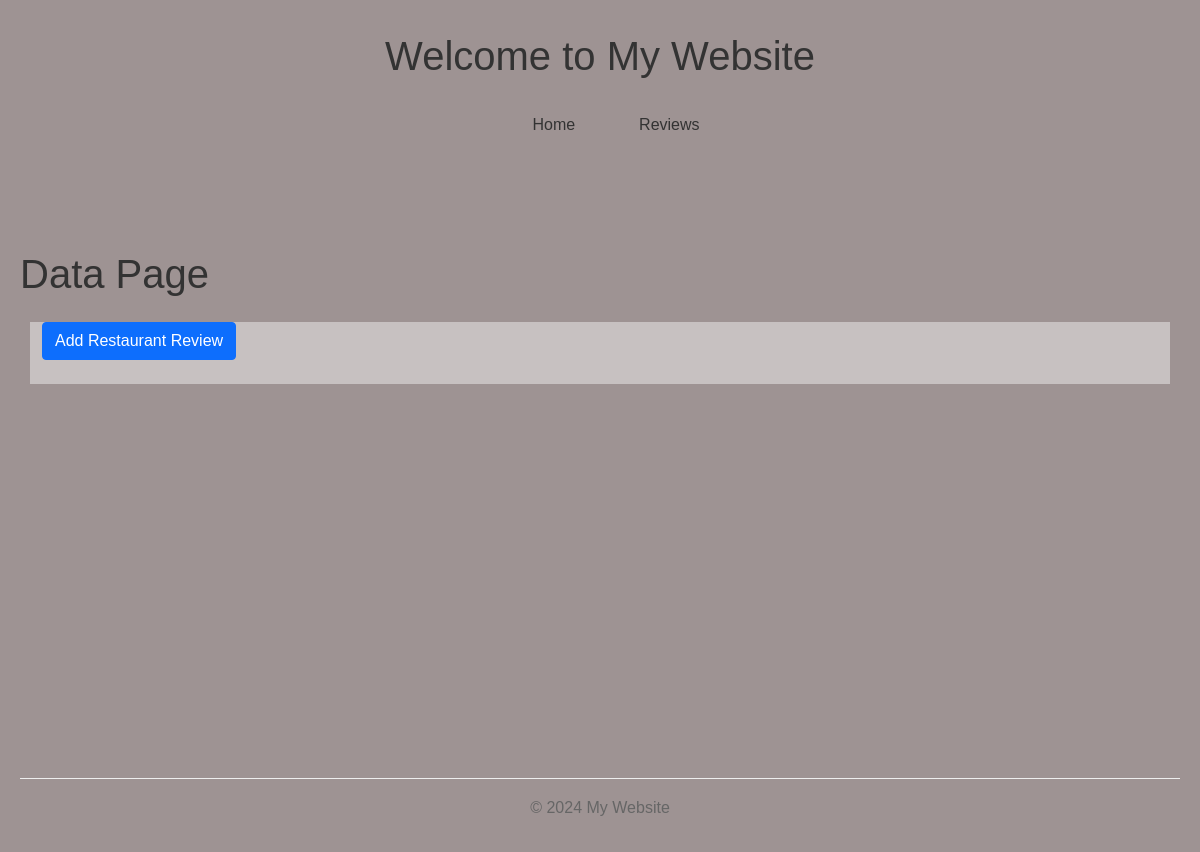
/data, run on an earlier commit of the app's database.
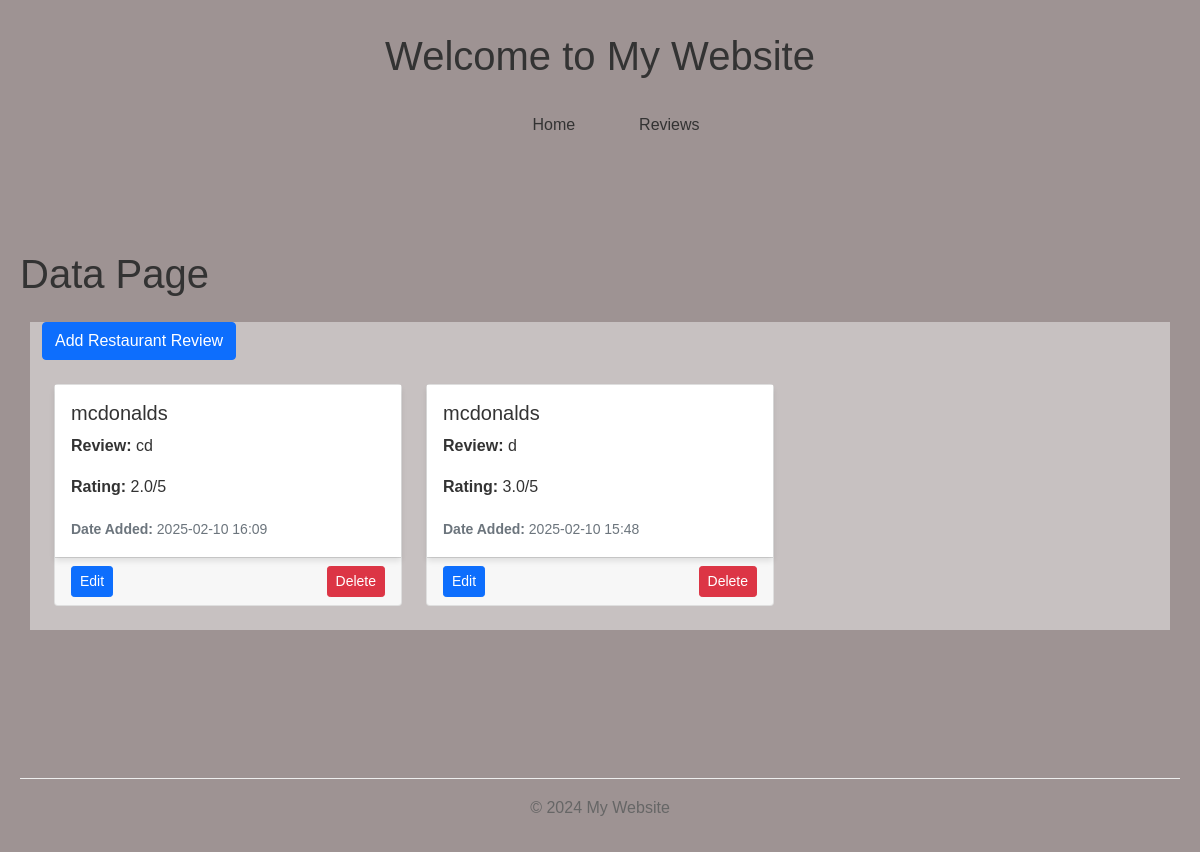
And on a later commit of the database.
### models.py (models this page shows)
class RestaurantReview(db.Model):
    id = db.Column(db.Integer, primary_key=True)
    restaurant_name = db.Column(db.String(200), nullable=False)
    review = db.Column(db.Text, nullable=False)
    rating = db.Column(db.Float, nullable=False)
    time_created = db.Column(db.DateTime, default=datetime.utcnow)
    last_updated = db.Column(db.DateTime, default=datetime.utcnow, onupdate=datetime.utcnow)

### routes.py (the view)
@app.route('/data')
def data():
    reviews = RestaurantReview.query.order_by(RestaurantReview.time_created.desc()).filter(RestaurantReview.restaurant_name=="mcdonalds").all()
    return render_template('data.html', reviews=reviews)

### templates/data.html (shortened to what this page needs)
<!DOCTYPE html>
    <html lang="en">
    <head>
        <link href="https://cdn.jsdelivr.net/npm/bootstrap@5.0.2/dist/css/bootstrap.min.css" rel="stylesheet">
        <link rel="stylesheet" href="{{ url_for('static', filename='styles.css') }}">
    </head>
    <body>
        <header>
            <h1>Welcome to My Website</h1>
            {% include 'nav.html' %}
        </header>
        <main>
            <h1>Data Page</h1>
            <div class="container mt-4">
                <a href="{{ url_for('add_review') }}" class="btn btn-primary mb-4">Add Restaurant Review</a>
                <div class="container" >
                    <div class="row">
                        {% for review in reviews %}
                        <div class="col-md-4 mb-4">
                            <div class="card h-100">
                                <div class="card-body" id="card">
                                    <h5 class="card-title">{{ review.restaurant_name }}</h5>
                                    <p class="card-text"><strong>Review:</strong> {{ review.review }}</p>
                                    <p class="card-text"><strong>Rating:</strong> {{ review.rating }}/5</p>
                                    <p class="card-text"><small class="text-muted"><strong>Date Added:</strong> {{ review.time_created.strftime('%Y-%m-%d %H:%M') }}</small></p>
                                </div>
                                <div class="card-footer d-flex justify-content-between">
                                    <a href="{{ url_for('edit_review', review_id=review.id) }}" class="btn btn-primary btn-sm">Edit</a>
                                    <form action="{{ url_for('delete_review', review_id=review.id) }}" method="POST" style="margin: 2;">
                                        <button type="submit" class="btn btn-danger btn-sm" onclick="return confirm('Are you sure you want to delete this review?')">Delete</button>
                                    </form>
                                </div>
                            </div>
                        </div>
                        {% endfor %}
                    </div>
                </div>
            </div>
        </main>
        <footer>
            <p>&copy; 2024 My Website</p>
        </footer>
    </body>
</html>

What changed in the data, as far as the page shows it:
added RestaurantReview: restaurant_name "mcdonalds", review "cd", rating "2.0", time_created "2025-02-10 16:09"
added RestaurantReview: restaurant_name "mcdonalds", review "d", rating "3.0", time_created "2025-02-10 15:48"
